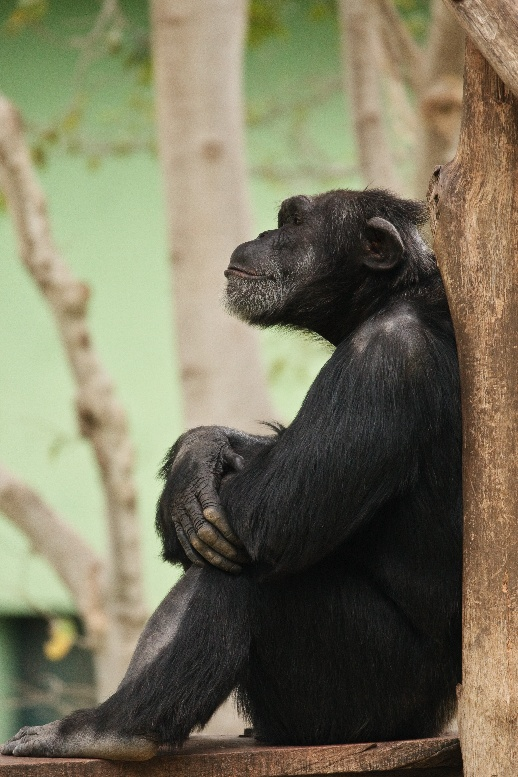
#> input picture labs/lab2/tests/monke_512.jpg, 518 x 777 px, found by its file name
$ python test.py
#> lines starting #> are read from the running program, lines starting #| are printed output that depends on the picture
### labs/lab2/t.py
import numpy as np
from scipy.ndimage import rotate
import matplotlib.pyplot as plt
import cv2
from func_timer import timer

# Load a sample image
IMG = cv2.imread("labs/lab2/tests/monke_512.jpg")
#> IMG is the input picture: shape (777, 518, 3); mean B, G, R 93.1, 116, 119.9
#IMG = IMG.astype(np.float32) / 255.0

# Rotation angle
#angle = 360

# Nearest-neighbor interpolation
@timer
def rotate_nearest_neighbor(img, angle):
    return rotate(img, angle, order=0, reshape=True)
#rotated_nearest = rotate(IMG, angle, order=0, reshape=True)

# Bilinear interpolation
@timer
def rotate_bilinear(img, angle):
#> called with angle = 60
    return rotate(img, angle, order=1, reshape=True)
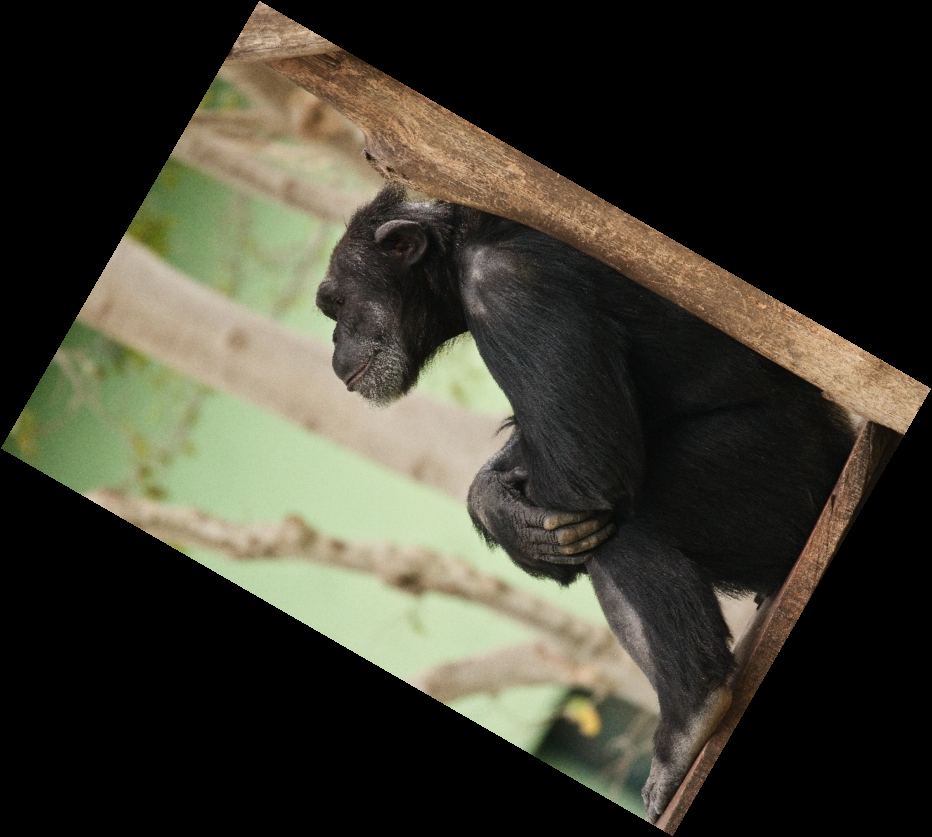
#> returned value: shape (837, 932, 3); mean of channels 0, 1, 2 47.9, 59.6, 61.6; drawn as B, G, R
#rotated_bilinear = rotate(IMG, angle, order=1, reshape=True)

# Cubic interpolation
@timer
def rotate_bicubic(img, angle):
    return rotate(img, angle, order=3, reshape=True)
#rotated_cubic = rotate(IMG, angle, order=3, reshape=True)


#cv2.imwrite("labs/lab2/tests/rotate_nn.jpg", rotated_nearest)
cv2.imwrite("labs/lab2/tests/rotate_bl_60.jpg", rotate_bilinear(IMG, 60))
cv2.imwrite("labs/lab2/tests/rotate_bl_360.jpg", rotate_bilinear(IMG, 360))
#cv2.imwrite("labs/lab2/tests/rotate_bc.jpg", rotated_cubic)

### labs/lab2/func_timer.py
#import functools

def timer(func):
    #@functools.wraps(func)
    def wrapper(*args, **kwargs):
        import time
        start = time.time()
        value = func(*args, **kwargs)
        end = time.time()
        #print(f"Time elapsed: {end - start}")
        print("Funkcja {} wykonana w czasie: {}".format(func.__name__, round(end - start, 2)), "s")
        return value

    return wrapper

### labs/lab2/test.py
from main import resize_nearest, resize_bilinear, resize_bicubic, rotation_all_cv
import cv2
import numpy as np
import threading
from t import rotate_nearest_neighbor, rotate_bicubic, rotate_bilinear


# Orginalny obraz
IMG : np.ndarray = cv2.imread("labs/lab2/tests/monke_512.jpg")
H_ORG, W_ORG = IMG.shape[:2]
#> H_ORG = 777; W_ORG = 518

IMG_NEW_3nn = np.ndarray = cv2.imread("latex/lab2/images/3x_BACK_TO_ORG_nn.jpg")
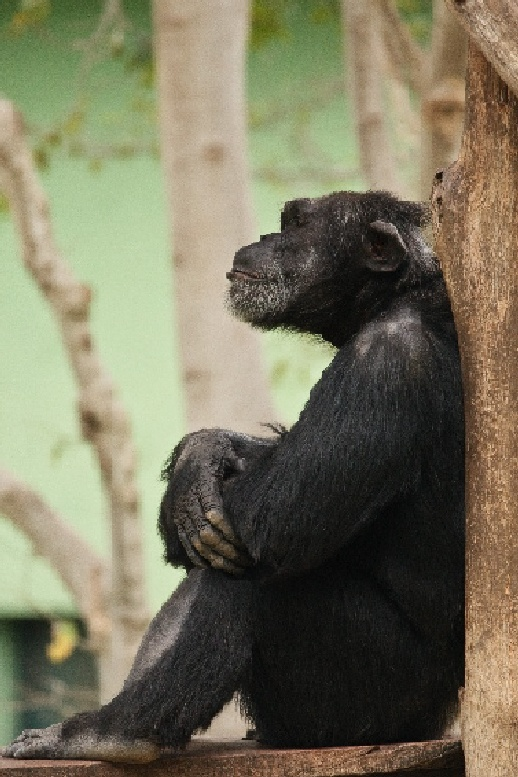
#> input picture latex/lab2/images/3x_BACK_TO_ORG_nn.jpg, 518 x 777 px, found by its file name
#> (the run stopped early here; a loop or call above may not have finished)
